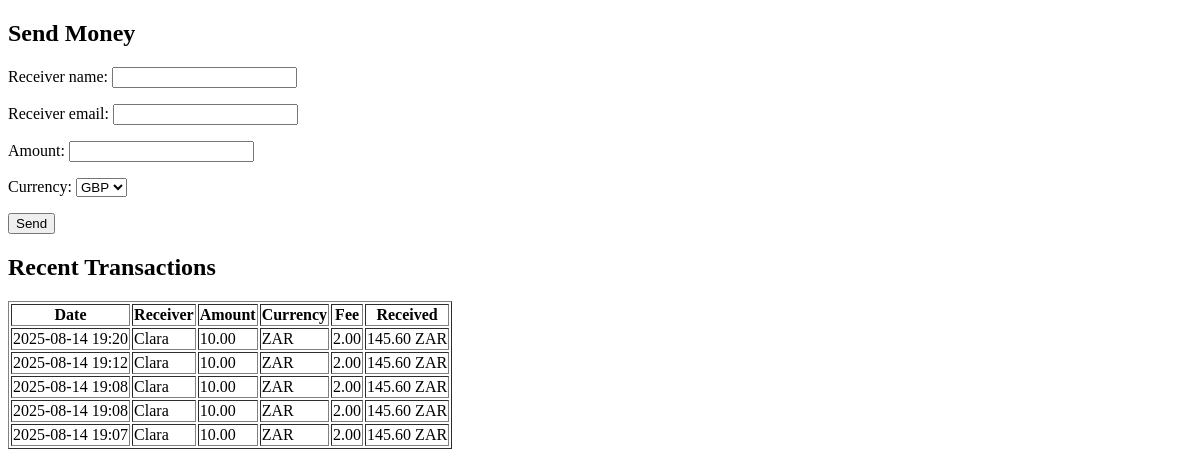
The app's page /dashboard/ (signed in), older data.
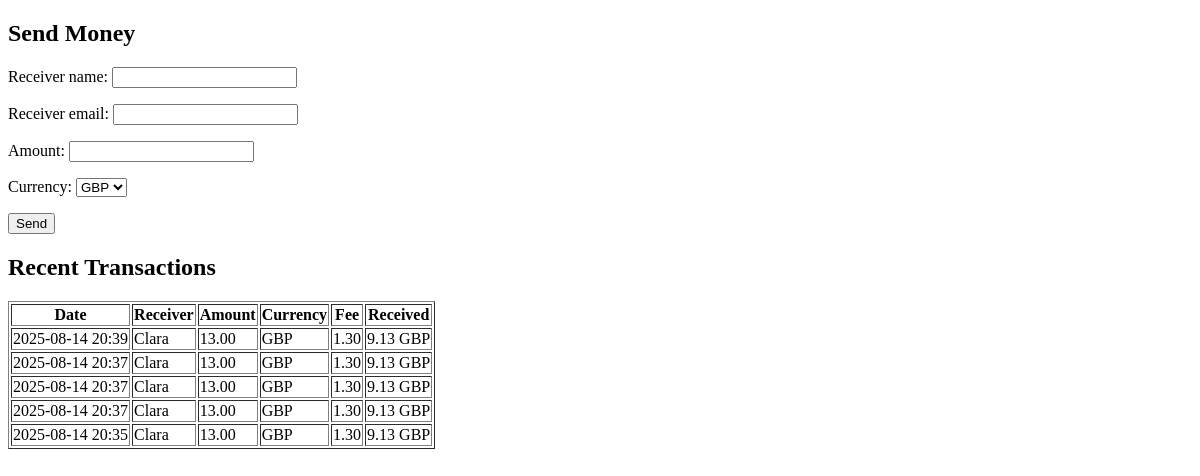
The same page, newer data.
### accounts/models.py (models this page shows, shortened)
class Transaction(models.Model):
    user = models.ForeignKey(User, on_delete=models.CASCADE)
    receiver_name = models.CharField(max_length=100, null=True, blank=True)
    receiver_email = models.EmailField(null=True, blank=True)
    amount_usd = models.DecimalField(max_digits=12, decimal_places=2)
    currency = models.CharField(max_length=3)
    fee = models.DecimalField(max_digits=12, decimal_places=2)
    final_amount = models.DecimalField(max_digits=12, decimal_places=2)
    fx_rate = models.DecimalField(max_digits=12, decimal_places=4)
    timestamp = models.DateTimeField(default=timezone.now)

### accounts/views.py (the view)
# urls.py: path('dashboard/', views.dashboard_view,
@login_required
def dashboard_view(request):
    result = None
    transactions = Transaction.objects.filter(user=request.user).order_by('-timestamp')[:5]
    if request.method == 'POST':
        form = SendMoneyForm(request.POST)
        if form.is_valid():
            amount = form.cleaned_data['amount']
            currency = form.cleaned_data['currency']
            receiver_name = form.cleaned_data['receiver_name']
            receiver_email = form.cleaned_data['receiver_email']
            fx_rates = {'GBP':Decimal(0.78), 'ZAR':Decimal(18.2)}
            fees = {'GBP':Decimal(0.10), 'ZAR':Decimal(0.20)}
            fee = amount * fees[currency]
            final = (amount - fee) * fx_rates[currency]
            final = final.quantize(Decimal('0.01'), rounding=ROUND_HALF_UP)
            fx_rates = fx_rates[currency].quantize(Decimal('0.01'), rounding=ROUND_HALF_UP)
            fee = fee.quantize(Decimal('0.01'), rounding=ROUND_HALF_UP)
            transaction = Transaction.objects.create(user=request.user,
                                                     receiver_name = receiver_name,
                                                     receiver_email = receiver_email,
                                                     amount_usd=amount,
                                                     currency=currency,
                                                     fee=fee,
                                                     final_amount=final,
                                                     fx_rate=fx_rates,)
            result = {
                'receiver_name': receiver_name,
                'receiver_email': receiver_email,
                'amount': amount,
                'fee':fee,
                'rate':fx_rates,
                'final':final,
                'currency':currency,
                'timestamp': transaction.timestamp,
            }
        else:
            result = None
    else:
        form = SendMoneyForm()
    return render(request, 'accounts/dashboard.html', {'form':form, 'result':result, 'transactions':transactions})

### accounts/forms.py
class SendMoneyForm(forms.Form):
    receiver_name = forms.CharField(max_length=100)
    receiver_email = forms.CharField()
    amount = forms.DecimalField(min_value=10, max_value=10000)
    currency = forms.ChoiceField(choices=[('GBP', 'GBP'), ('ZAR', 'ZAR')])

### accounts/templates/accounts/dashboard.html (shortened to what this page needs)
<!DOCTYPE html>
<html>
    <h2>Send Money</h2>
    <form method="post">
        {{ form.as_p }}
        <button type="submit">Send</button>
    </form>
     <h2>Recent Transactions</h2>
    <table border="1">
        <tr>
            <th>Date</th>
            <th>Receiver</th>
            <th>Amount</th>
            <th>Currency</th>
            <th>Fee</th>
            <th>Received</th>
        </tr>
        {% for t in transactions %}
        <tr>
            <td>{{ t.timestamp|date:"Y-m-d H:i" }}</td>
            <td>{{ t.receiver_name }}</td>
            <td>{{ t.amount_usd }}</td>
            <td>{{ t.currency }}</td>
            <td>{{ t.fee }}</td>
            <td>{{ t.final_amount }} {{  t.currency }}</td>
        </tr>
        {% empty %}
        <tr><td colspan="6">No transactions yet</td></tr>
        {% endfor %}
    </table>
</html>

Row changes from the older to the newer data that the page shows:
no longer on this page (row unchanged): Transaction: timestamp "2025-08-14 19:20", receiver_name "Clara", amount_usd "10.00", currency "ZAR", fee "2.00", final_amount "145.60"
no longer on this page (row unchanged): Transaction: timestamp "2025-08-14 19:12", receiver_name "Clara", amount_usd "10.00", currency "ZAR", fee "2.00", final_amount "145.60"
no longer on this page (row unchanged): Transaction: timestamp "2025-08-14 19:08", receiver_name "Clara", amount_usd "10.00", currency "ZAR", fee "2.00", final_amount "145.60"
no longer on this page (row unchanged): Transaction: timestamp "2025-08-14 19:08", receiver_name "Clara", amount_usd "10.00", currency "ZAR", fee "2.00", final_amount "145.60"
no longer on this page (row unchanged): Transaction: timestamp "2025-08-14 19:07", receiver_name "Clara", amount_usd "10.00", currency "ZAR", fee "2.00", final_amount "145.60"
added Transaction: timestamp "2025-08-14 20:39", receiver_name "Clara", amount_usd "13.00", currency "GBP", fee "1.30", final_amount "9.13"
added Transaction: timestamp "2025-08-14 20:37", receiver_name "Clara", amount_usd "13.00", currency "GBP", fee "1.30", final_amount "9.13"
added Transaction: timestamp "2025-08-14 20:37", receiver_name "Clara", amount_usd "13.00", currency "GBP", fee "1.30", final_amount "9.13"
added Transaction: timestamp "2025-08-14 20:37", receiver_name "Clara", amount_usd "13.00", currency "GBP", fee "1.30", final_amount "9.13"
added Transaction: timestamp "2025-08-14 20:35", receiver_name "Clara", amount_usd "13.00", currency "GBP", fee "1.30", final_amount "9.13"
